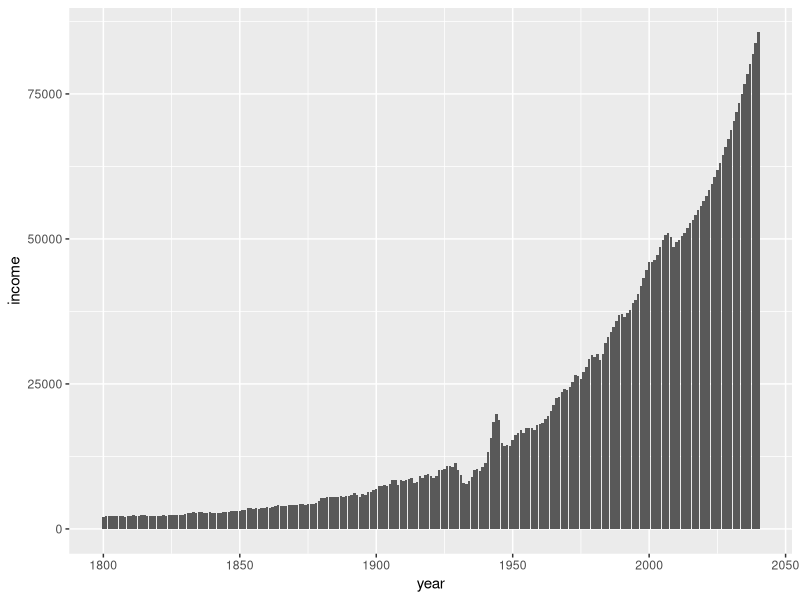
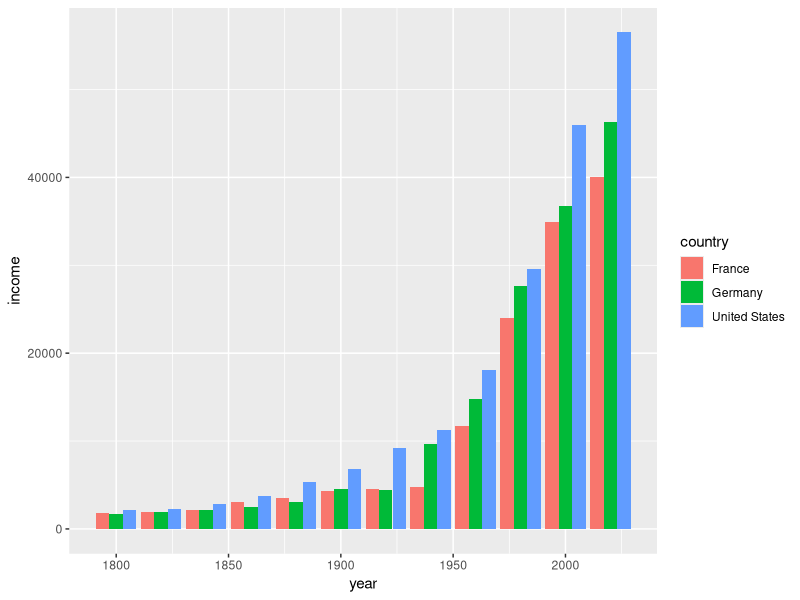
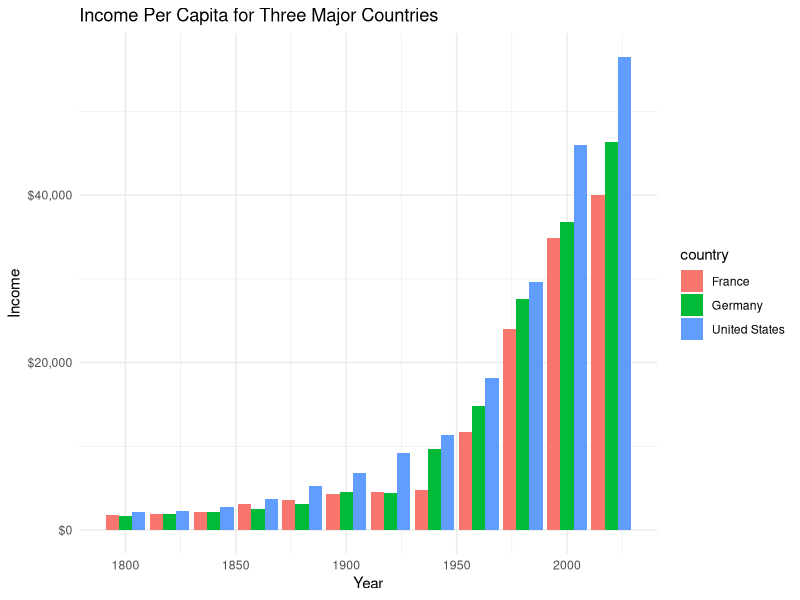
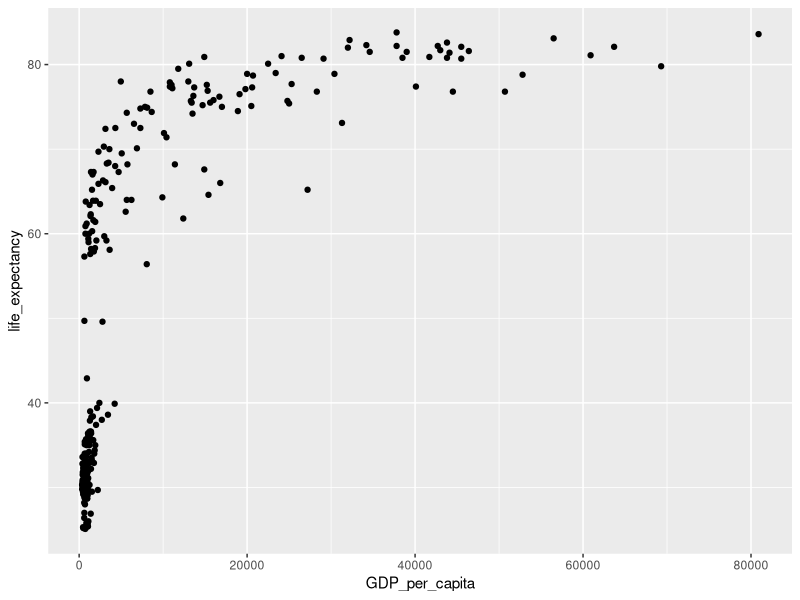
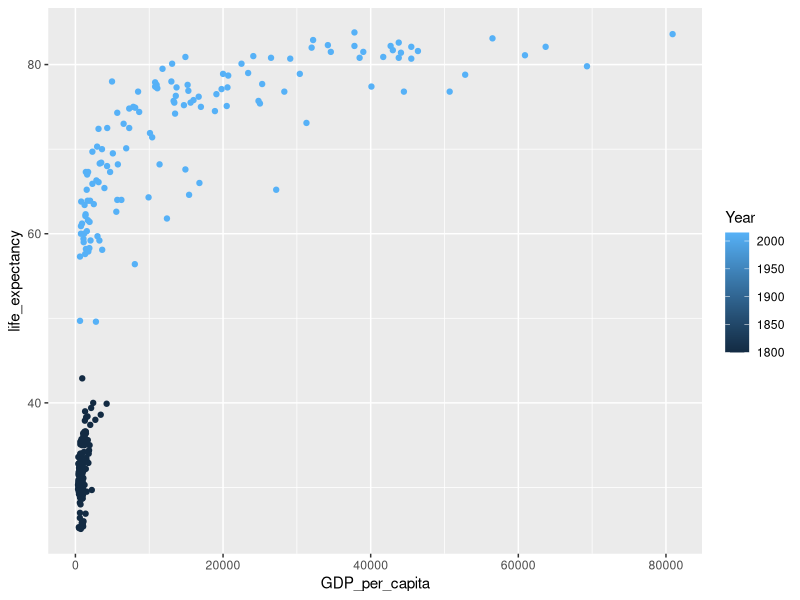
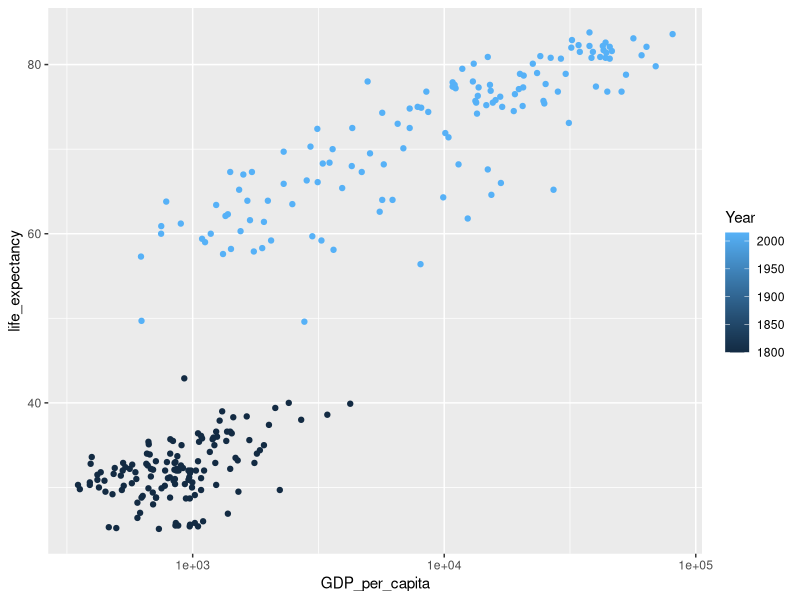
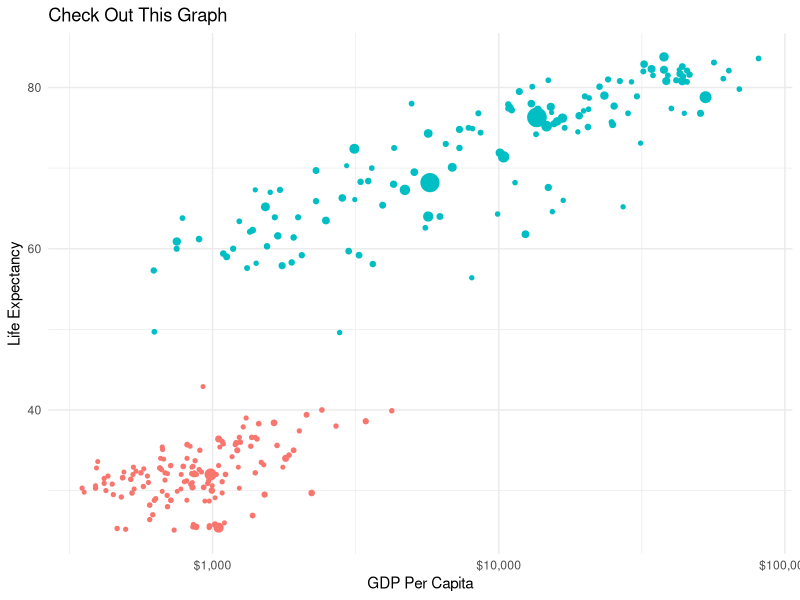
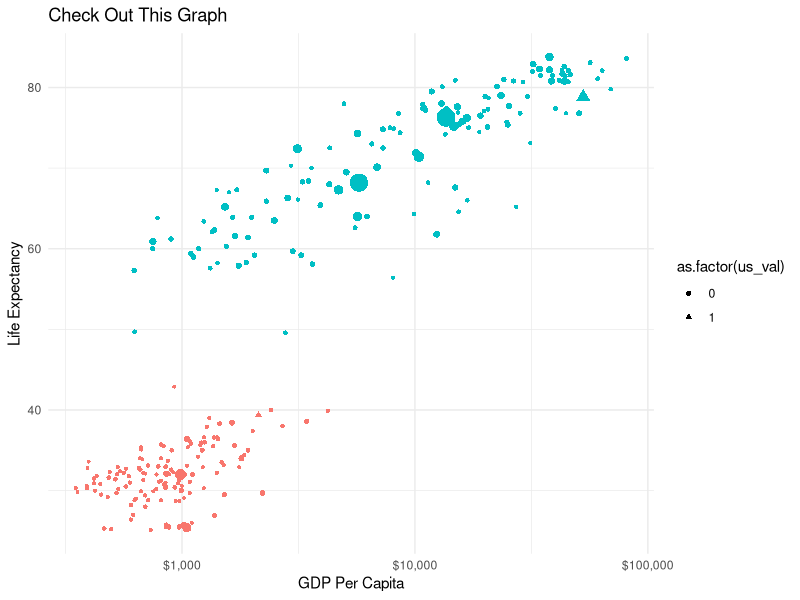

The R source for these figures, in order:
## ---- chunk 1
knitr::opts_chunk$set(echo = TRUE)

gapminder_IncomePerCap <- read.csv("../data/income_per_person.csv")
gap <- read.csv2("../data/gapminder.csv")
## ---- chunk 2
str(gapminder_IncomePerCap)
## ---- chunk 3
# let's look at the first 4 observations with the first 5 columns
gapminder_IncomePerCap[1:4, 1:5] 
## ---- chunk 4
# install.packages("tidyverse") - I already have this installed so no need to do it here. 
# load the library as so:
library(tidyverse)

# Now, we 'pivot' our data longer
# Keep in mind, we want our years to be their own variable, 'years', and our values 'income'
# Also notice that all the years begin with "X" - we can use that to our advantage
tidy_df <- gapminder_IncomePerCap %>% 
  pivot_longer(cols = starts_with("X"), names_to = "year", values_to = "income")
## ---- chunk 5
# Normally, we wouldn't want to store the df in the same name.
tidy_df <- tidy_df %>% 
  # let's mutate the year column
  # First, remove the "X" from our years
  mutate(year = str_replace(year, pattern = "X", replacement = ""),
         # next, turn our character to numeric (technically 'double')
         year = as.numeric(year))
## ---- chunk 6
us_data <- tidy_df %>% filter(country == "United States")
## ---- chunk 7
# first, supply the data frame to ggplot()
ggplot(us_data) +
  # we want bars so... geom_bar() gives us that geometry
  # now, we want specify the y axis to be income and x is year
  # we put these in the aes() comman (for aesthetics)
  geom_bar(aes(x = year, y = income), stat = "identity")
## ---- chunk 8
top_three <- tidy_df %>% 
  # %in% is convenient function for selecting multiple matching items from a vector
  filter(country %in% c("United States", "Germany", "France"),
         year %in% c(seq.int(from = 1800, to = 2020, by = 20)))

# now we plot
ggplot(top_three) +
  # using geom_bar again
  # now we add two arguments - fill, which tells us to color the bars by country
  # position (I prefer "dodge" - the default is "stack")
  geom_bar(aes(x = year, y = income, fill = country), stat = "identity", position = "dodge")

## ---- chunk 9
# load ggthemes
library(ggthemes)
# Use the same graph
ggplot(top_three) +
  geom_bar(aes(x = year, y = income, fill = country), stat = "identity", position = "dodge") +
  # now add a theme (scroll through and pick your favorite.. I really like the minimal one)
  # these themes are specified as theme_* - try several out!
  theme_minimal() +
  # now add your labels
  labs(
    x = "Year",
    y = "Income",
    title = "Income Per Capita for Three Major Countries"
  ) +
  # there are several ways to do this.. I use the scales package
  # scales can do a lot for your axes. Check it out:
  scale_y_continuous(labels = scales::dollar)
## ---- chunk 10
str(gap)
## ---- chunk 11
gap_selected_years <- gap %>%
  filter(Year %in% c(1800, 2015))
## ---- chunk 12
ggplot(gap_selected_years) +
  geom_point(aes(x = GDP_per_capita, y = life_expectancy))

## ---- chunk 13
ggplot(gap_selected_years) + 
  geom_point(aes(x = GDP_per_capita, y = life_expectancy, color = Year))
## ---- chunk 14
ggplot(gap_selected_years) + 
  geom_point(aes(x = GDP_per_capita, y = life_expectancy, color = Year)) +
  # we can just add a scale to the x axis (there are many of these - check them out!)
  scale_x_log10()
## ---- chunk 15
ggplot(gap_selected_years) + 
  # let's add the `size` argument to our aesthetics
  geom_point(aes(x = GDP_per_capita, y = life_expectancy, color = as.factor(Year), size = population)) +
  # fix our log scale (make them dollars)
  scale_x_log10(labels = scales::dollar) +
  # let's get rid of the legends for now...
  guides(size = FALSE, color = FALSE) +
  # and add a theme
  theme_minimal() +
  # and labels
  labs(
    y = "Life Expectancy",
    x = "GDP Per Capita",
    title = "Check Out This Graph"
  )
## ---- chunk 16
# create a new data frame with a column indicated whether the value is for US or not
gselect_us <- gap_selected_years %>% 
  mutate(us_val = ifelse(country == "United States", 1, 0))


ggplot(gselect_us) + 
  # let's add the "shape" argument to our aesthetics
  geom_point(aes(x = GDP_per_capita, y = life_expectancy, color = as.factor(Year), size = population,
                 shape = as.factor(us_val))) +
  # fix our log scale (make them dollars)
  scale_x_log10(labels = scales::dollar) +
  # let's get rid of the legends for now...
  guides(size = FALSE, color = FALSE) +
  # and add a theme
  theme_minimal() +
  # and labels
  labs(
    y = "Life Expectancy",
    x = "GDP Per Capita",
    title = "Check Out This Graph"
  )
## ---- chunk 17
child_mort_cutoff_data <- gselect_us %>% 
  # we are really just interested in the 2015 year... 
  group_by(Year) %>% 
  # this will give a column to compare child mortality to
  mutate(avg_mort = mean(child_mortality),
         # make a comlumn getting 1 if the avg is greater or 0 if not
         compare = ifelse(child_mortality > avg_mort, 1, 0),
         # hardcoding compare to be 0 if the year is not 2015
         compare = ifelse(Year == 1800, 0, compare)) %>% 
  ungroup() %>% 
  group_by(country) %>% 
  # telling R that the country should get 1 for both dates if it was 1 for 2015
  mutate(compare = max(compare),
         compare = ifelse(compare == 1, "Above Avg. Child Mortality", "At or Under Avg. Child Mortality"))


# Now let us plot it again...
ggplot(child_mort_cutoff_data) + 
  # let's add the `shape` argument to our aesthetics
  geom_point(aes(x = GDP_per_capita, y = life_expectancy, color = as.factor(Year), size = population,
                 shape = as.factor(us_val))) +
  # fix our log scale (make them dollars)
  scale_x_log10(labels = scales::dollar) +
  # let's get rid of the legends for now...
  guides(size = FALSE, color = FALSE, shape = FALSE) +
  # and add a theme
  theme_minimal() +
  # and labels
  labs(
    y = "Life Expectancy",
    x = "GDP Per Capita",
    title = "Change in GDP and Life Expectancy",
    subtitle = "from 1800 to 2015, separated by groups at or above average child mortality"
  ) +
  # now, we add "facets" to group the data into different panes
  # we will use our 'compare' variable for that.
  facet_grid(~compare) 
